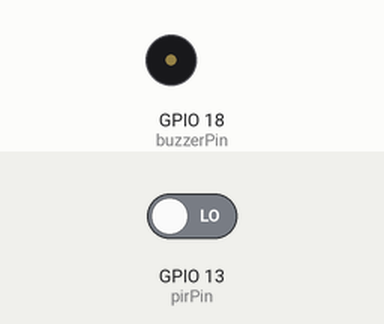
The program below on a simulated ESP32. On the bench: buzzer (waves = sounding). The test bench sets the inputs (shaded band); at power-on: GPIO 13 (pirPin) LOW. WiFi joins after 1.5 s; servers stay silent unless stated; what the program prints to the serial monitor is not drawn.

Above: at 12.7 s.
12.8 s: GPIO 13 (pirPin) driven HIGH
At 14.0 s:
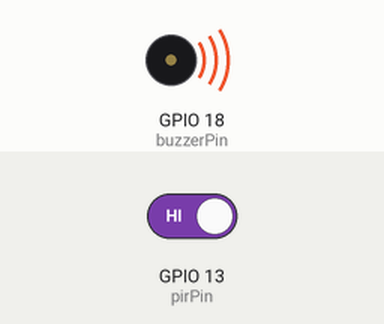
Timing chart, 0 to 15.8 s (numbered marks = the images above; inputs shaded):
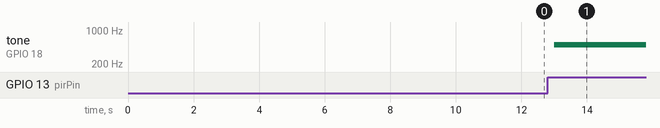

The program:

main.cpp
```cpp
#include <WiFi.h>
#include <WiFiClient.h>
#include <WebServer.h>
#include <uri/UriBraces.h>
#include <HTTPClient.h>
#include "http.hpp"
// WiFi Credentials
#define WIFI_SSID "Wokwi-GUEST"
#define WIFI_PASSWORD ""
#define WIFI_CHANNEL 6


// PIR Sensor Calibration Time (10-60 secs according to the datasheet)
constexpr int calibrationTime = 10;

// Time when the sensor outputs a LOW impulse
unsigned long lowIn;

// Time (ms) the sensor must stay LOW before assuming motion has stopped
constexpr unsigned long pauseDuration = 5000;

// PIR Sensor & Buzzer Pins
constexpr int pirPin = 13;    // PIR sensor digital output
constexpr int buzzerPin = 18; // Buzzer output

// PWM settings for ESP32 (LEDC)
#define BUZZER_PWM_CHANNEL 0  // Use LEDC channel 0
#define BUZZER_FREQUENCY 500  // 500 Hz tone
#define BUZZER_RESOLUTION 8   // 8-bit resolution (0-255)

// State flags
bool lockLow = true;
bool takeLowTime = false;

// SETUP FUNCTION
void setup() {
    Serial.begin(9600);

    // Connect to WiFi
    WiFi.begin(WIFI_SSID, WIFI_PASSWORD, WIFI_CHANNEL);
    Serial.print("Connecting to WiFi ");
    Serial.print(WIFI_SSID);

    while (WiFi.status() != WL_CONNECTED) {
        delay(100);
        Serial.print(".");
    }
    Serial.println(" Connected!");
    Serial.print("IP address: ");
    Serial.println(WiFi.localIP());

    // Pin Modes
    pinMode(pirPin, INPUT);
    pinMode(buzzerPin, OUTPUT);

    // Initialize LEDC PWM for buzzer
    ledcSetup(BUZZER_PWM_CHANNEL, BUZZER_FREQUENCY, BUZZER_RESOLUTION);
    ledcAttachPin(buzzerPin, BUZZER_PWM_CHANNEL);

    digitalWrite(pirPin, LOW);

    // Sensor Calibration
    Serial.print("Calibrating sensor ");
    for (int i = 0; i < calibrationTime; i++) {
        Serial.print(".");
        delay(1000);
    }
    Serial.println(" Done");
    Serial.println("SENSOR ACTIVE");
    delay(50);
}

// LOOP FUNCTION
void loop() {
    bool motionDetected = digitalRead(pirPin) == HIGH;

    if (motionDetected) {

        sendSMS();
        ledcWrite(BUZZER_PWM_CHANNEL, 128); // 50% duty cycle for sound


        if (lockLow) {
            lockLow = false;
            Serial.println("---");
            Serial.print("Motion detected at ");
            Serial.print(millis() / 1000);
            Serial.println(" sec");
            delay(30000);
        }
        takeLowTime = true;
    } else {
        ledcWrite(BUZZER_PWM_CHANNEL, 0); // Stop buzzer
        if (takeLowTime) {
            lowIn = millis(); // Save time of LOW transition
            takeLowTime = false;
        }

        // If sensor is LOW for longer than `pauseDuration`, assume motion has stopped
        if (!lockLow && ((uint32_t)(millis() - lowIn) > pauseDuration)) {
            lockLow = true;
            Serial.print("Motion ended at ");
            Serial.println(millis() / 1000);
            delay(50);
        }
    }
}
```

http.hpp
```cpp
#ifndef HTTP_HPP
#define HTTP_HPP

#include <HTTPClient.h>
#include <WiFi.h>
#include <WiFiClient.h>

const char* serverName = "http://6.tcp.eu.ngrok.io:15158";
unsigned long timerDelay = 5000;
unsigned long lastTime = 0;

void sendSMS() {
    if ((millis() - lastTime) > timerDelay) {
        if (WiFi.status() == WL_CONNECTED) {
            WiFiClient client;
            HTTPClient http;

            // Begin HTTP GET request
            http.begin(client, serverName);

            // Send request and get response code
            int httpResponseCode = http.GET();

            // Print response code
            Serial.print("HTTP Response code: ");
            Serial.println(httpResponseCode);

            // Print response payload
            if (httpResponseCode > 0) {
                String response = http.getString();
                Serial.println("Response:");
                //Serial.println(response);
            }

            // End request
            http.end();

        } else {
            Serial.println("WiFi Disconnected");
        }
        lastTime = millis();  // Update last request time
    }
}

#endif
```

Measured:
- after the input at 12.8 s, tone on GPIO 18 (buzzerPin): silent → 500 Hz after 0.20 s
